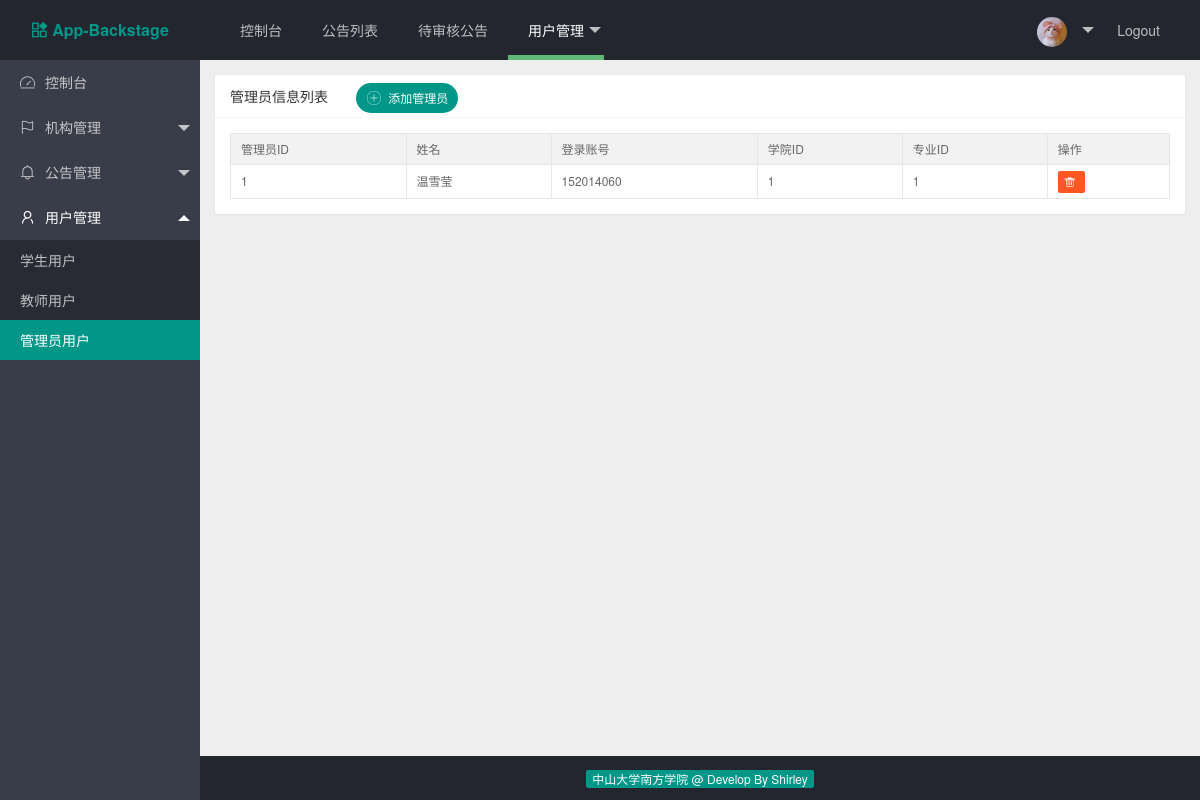
Before: /index.php/web/user_mgt/administrators with the older database file.
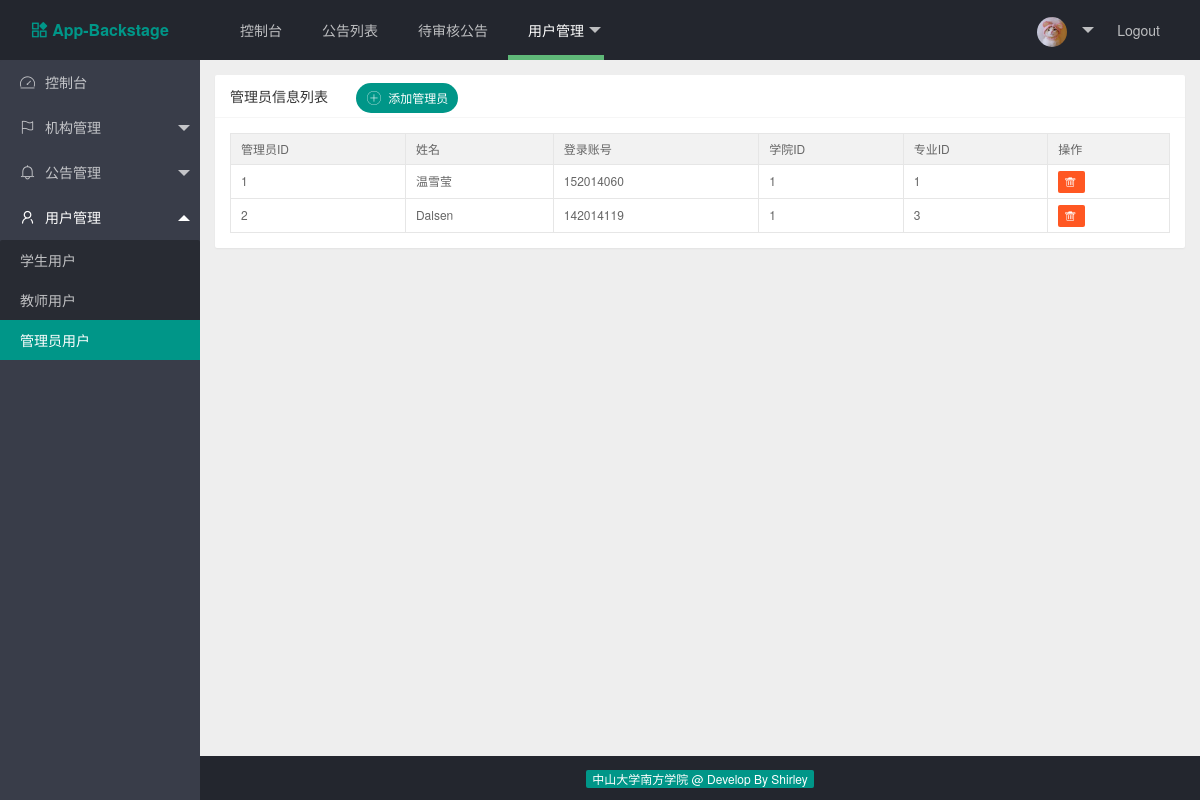
After: the same page with the newer database file.
### tables this page shows
CREATE TABLE IF NOT EXISTS `admin_user_tb` (
  `admin_id` int(11) NOT NULL AUTO_INCREMENT COMMENT '管理员用户ID',
  `admin_name` varchar(50) NOT NULL DEFAULT '0' COMMENT '管理员姓名',
  `college_id` int(11) NOT NULL DEFAULT '0' COMMENT '管理员所属学院的ID',
  `major_id` int(11) NOT NULL DEFAULT '0' COMMENT '管理员所属专业的ID',
  `admin_account` varchar(50) NOT NULL DEFAULT '0' COMMENT '管理员账号',
  `admin_password` varchar(50) NOT NULL DEFAULT '0' COMMENT '管理员密码',
  PRIMARY KEY (`admin_id`)
);

### application/controllers/web/Administrators.php (called while the page is built, shortened)
<?php
class Administrators extends CI_Controller {
	public function view($page = 'admin')
	{
		$data['college_option'] = $this->get_college_option();
		$data['major_option'] = $this->get_major_option();
		$data['admin_list'] = $this->get_administrators();
		$this->load->view('common/header');
		$this->load->view('common/navbar');
		$this->load->view('common/sidebar');
		$this->load->view('admin/admin', $data);
		$this->load->view('common/footer');
	}
	public function get_college_option()
	{
		$this->load->model('web/college_model');
		$res = $this->college_model->get_college_option();
		return $res;
	}
	public function get_major_option()
	{
		$this->load->model('web/major_model');
		$res = $this->major_model->get_major_option();
		return $res;
	}
	public function get_administrators()
	{
		$this->load->model('web/admin_model');
		$res = $this->admin_model->get_admin();
		return $res;
	}
}

### index.php (called while the page is built, shortened)
<?php
require_once BASEPATH.'core/CodeIgniter.php';

### application/models/web/Admin_model.php (called while the page is built, shortened)
<?php
class Admin_model extends CI_Model {
    public static $table_name = 'admin_user_tb';
    public function get_admin()
    {
        $query_res = $this->db->get(self::$table_name);
        return $query_res->result_array();
    }
}

### application/views/admin/admin.php (the view, shortened to what this page needs)
<div class="layui-body layui-bg-gray" id="admin">
    <div style="padding: 15px;" id="admin">
        <div class="layui-card">
            <div class="layui-card-header">
                管理员信息列表
                <button class="layui-btn layui-btn-radius layui-btn-sm" id="admin_add_btn">
                    <i class="layui-icon">&#xe608;</i> 添加管理员
                </button>
            </div>
            <div class="layui-card-body">
                <table class="layui-table" lay-size="sm">
                    <colgroup>
                        <col>
                        <col>
                        <col>
                        <col>
                        <col>
                        <col>
                    </colgroup>
                    <thead>
                        <tr>
                            <th>管理员ID</th>
                            <th>姓名</th>
                            <th>登录账号</th>
                            <th>学院ID</th>
                            <th>专业ID</th>
                            <th>操作</th>
                        </tr>
                    </thead>
                    <tbody>
                        <?php foreach ($admin_list as $admin):?>
                            <tr>
                                <td><?php echo $admin['admin_id'];?></td>
                                <td><?php echo $admin['admin_name'];?></td>
                                <td><?php echo $admin['admin_account'];?></td>
                                <td><?php echo $admin['college_id'];?></td>
                                <td><?php echo $admin['major_id'];?></td>
                                <td>
                                    <a href="<?php echo site_url('web/user_mgt/delete_administrators').'?admin_id='.$admin['admin_id']; ?>"
                                        class="layui-btn layui-btn-danger layui-btn-xs <?php echo $admin['admin_account'] === $this->session->account ? 'layui-btn-disabled' : ''; ?>">
                                        <i class="layui-icon">&#xe640;</i>
                                    </a>
                                </td>
                            </tr>
                        <?php endforeach;?>
                    </tbody>
                </table>
            </div>
        </div>
    </div>
</div>
<div id="addAdminMsgForm">
    <form class="layui-form" method="post" action="<?php echo site_url('web/user_mgt/add_administrators') ?>">
        <div class="layui-form-item">
            <label class="layui-form-label">账号</label>
            <div class="layui-input-block">
            </div>
        </div>
        <div class="layui-form-item">
            <label class="layui-form-label">密码</label>
            <div class="layui-input-block">
            </div>
        </div>
        <div class="layui-form-item">
            <label class="layui-form-label">姓名</label>
            <div class="layui-input-block">
            </div>
        </div>
        <div class="layui-form-item">
            <label class="layui-form-label">学院</label>
            <div class="layui-input-block">
            </div>
        </div>
        <div class="layui-form-item">
            <label class="layui-form-label">专业</label>
            <div class="layui-input-block">
            </div>
        </div>
        <div class="layui-form-item">
            <div class="layui-input-block">
                <button class="layui-btn" lay-submit lay-filter="*">添加</button>
                <button type="reset" class="layui-btn layui-btn-primary">重置</button>
            </div>
        </div>
    </form>
</div>

Changed rows visible on the page:
added admin_user_tb: admin_id "2", admin_name "Dalsen", admin_account "142014119", college "1", major "3"
